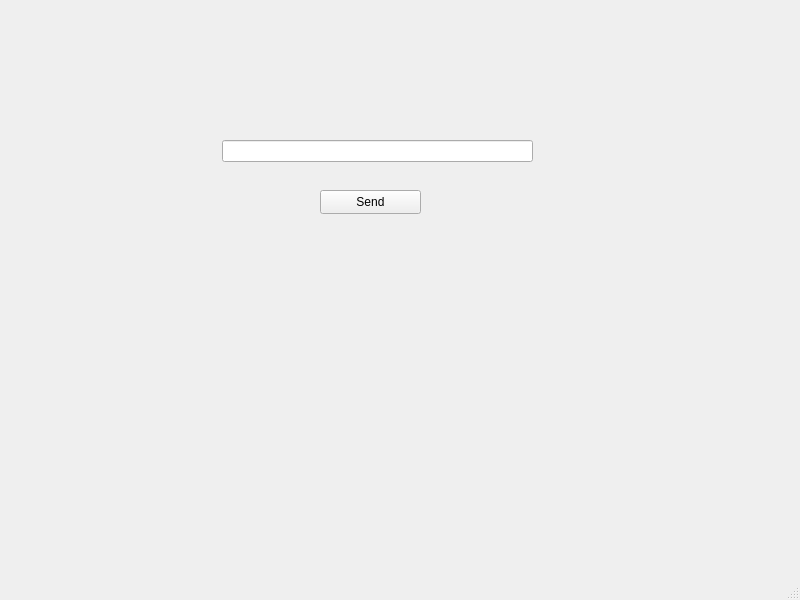
<?xml version="1.0" encoding="UTF-8"?>
<ui version="4.0">
 <class>client</class>
 <widget class="QMainWindow" name="client">
  <property name="geometry">
   <rect>
    <x>0</x>
    <y>0</y>
    <width>800</width>
    <height>600</height>
   </rect>
  </property>
  <property name="windowTitle">
   <string>client</string>
  </property>
  <widget class="QWidget" name="centralwidget">
   <widget class="QPushButton" name="sendButton">
    <property name="geometry">
     <rect>
      <x>320</x>
      <y>190</y>
      <width>101</width>
      <height>24</height>
     </rect>
    </property>
    <property name="text">
     <string>Send</string>
    </property>
   </widget>
   <widget class="QLineEdit" name="messagelineEdit">
    <property name="geometry">
     <rect>
      <x>222</x>
      <y>140</y>
      <width>311</width>
      <height>22</height>
     </rect>
    </property>
   </widget>
  </widget>
  <widget class="QMenuBar" name="menubar">
   <property name="geometry">
    <rect>
     <x>0</x>
     <y>0</y>
     <width>800</width>
     <height>22</height>
    </rect>
   </property>
  </widget>
  <widget class="QStatusBar" name="statusbar"/>
 </widget>
 <resources/>
 <connections/>
</ui>
